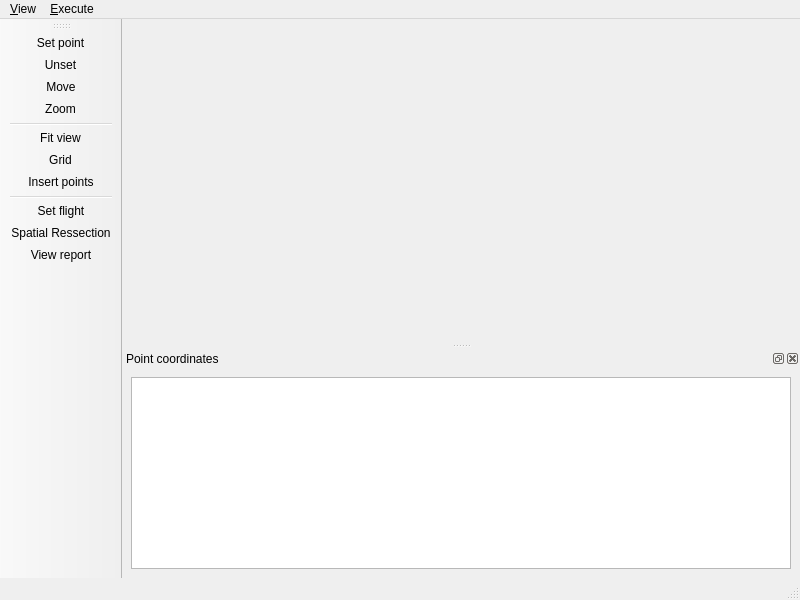
<?xml version="1.0" encoding="UTF-8"?>
<ui version="4.0">
 <class>SRMainWindow</class>
 <widget class="QMainWindow" name="SRMainWindow">
  <property name="geometry">
   <rect>
    <x>0</x>
    <y>0</y>
    <width>800</width>
    <height>600</height>
   </rect>
  </property>
  <property name="windowTitle">
   <string>Spatial Ressection</string>
  </property>
  <property name="windowIcon">
   <iconset resource="../resource/resource.qrc">
    <normaloff>:/icon/WindowIcon.png</normaloff>:/icon/WindowIcon.png</iconset>
  </property>
  <widget class="QWidget" name="centralwidget"/>
  <widget class="QMenuBar" name="menubar">
   <property name="geometry">
    <rect>
     <x>0</x>
     <y>0</y>
     <width>800</width>
     <height>23</height>
    </rect>
   </property>
   <widget class="QMenu" name="menu_View">
    <property name="title">
     <string>&amp;View</string>
    </property>
    <addaction name="actionSet"/>
    <addaction name="actionMove"/>
    <addaction name="actionZoom"/>
    <addaction name="separator"/>
    <addaction name="actionFit"/>
    <addaction name="actionInsert_Points"/>
   </widget>
   <widget class="QMenu" name="menu_Execute">
    <property name="title">
     <string>&amp;Execute</string>
    </property>
    <addaction name="actionFlight"/>
    <addaction name="actionSpatialRessection"/>
    <addaction name="actionTable"/>
   </widget>
   <addaction name="menu_View"/>
   <addaction name="menu_Execute"/>
  </widget>
  <widget class="QStatusBar" name="statusbar"/>
  <widget class="QDockWidget" name="dockWidget">
   <property name="windowTitle">
    <string>Point coordinates</string>
   </property>
   <attribute name="dockWidgetArea">
    <number>8</number>
   </attribute>
   <widget class="QWidget" name="dockWidgetContents">
    <layout class="QGridLayout" name="gridLayout">
     <item row="0" column="0">
      <widget class="QTableView" name="table1"/>
     </item>
    </layout>
   </widget>
  </widget>
  <widget class="QToolBar" name="toolBar">
   <property name="windowTitle">
    <string>toolBar</string>
   </property>
   <attribute name="toolBarArea">
    <enum>LeftToolBarArea</enum>
   </attribute>
   <attribute name="toolBarBreak">
    <bool>false</bool>
   </attribute>
   <addaction name="actionSet"/>
   <addaction name="actionUnset"/>
   <addaction name="actionMove"/>
   <addaction name="actionZoom"/>
   <addaction name="separator"/>
   <addaction name="actionFit"/>
   <addaction name="actionGrid"/>
   <addaction name="actionInsert_Points"/>
   <addaction name="separator"/>
   <addaction name="actionFlight"/>
   <addaction name="actionSpatialRessection"/>
   <addaction name="actionTable"/>
  </widget>
  <action name="actionZoom">
   <property name="icon">
    <iconset resource="../resource/resource.qrc">
     <normaloff>:/icon/find.png</normaloff>:/icon/find.png</iconset>
   </property>
   <property name="text">
    <string>&amp;Zoom</string>
   </property>
   <property name="toolTip">
    <string>&lt;!DOCTYPE HTML PUBLIC &quot;-//W3C//DTD HTML 4.0//EN&quot; &quot;http://www.w3.org/TR/REC-html40/strict.dtd&quot;&gt;
&lt;html&gt;&lt;head&gt;&lt;meta name=&quot;qrichtext&quot; content=&quot;1&quot; /&gt;&lt;style type=&quot;text/css&quot;&gt;
p, li { white-space: pre-wrap; }
&lt;/style&gt;&lt;/head&gt;&lt;body style=&quot; font-family:'Sans'; font-size:10pt; font-weight:400; font-style:normal;&quot;&gt;
&lt;p style=&quot; margin-top:0px; margin-bottom:0px; margin-left:0px; margin-right:0px; -qt-block-indent:0; text-indent:0px;&quot;&gt;&lt;span style=&quot; color:#000000;&quot;&gt;Zoom&lt;/span&gt;&lt;/p&gt;&lt;/body&gt;&lt;/html&gt;</string>
   </property>
   <property name="shortcut">
    <string>Ctrl+Z</string>
   </property>
  </action>
  <action name="actionMove">
   <property name="icon">
    <iconset resource="../resource/resource.qrc">
     <normaloff>:/icon/move.png</normaloff>:/icon/move.png</iconset>
   </property>
   <property name="text">
    <string>&amp;Move</string>
   </property>
   <property name="toolTip">
    <string>&lt;!DOCTYPE HTML PUBLIC &quot;-//W3C//DTD HTML 4.0//EN&quot; &quot;http://www.w3.org/TR/REC-html40/strict.dtd&quot;&gt;
&lt;html&gt;&lt;head&gt;&lt;meta name=&quot;qrichtext&quot; content=&quot;1&quot; /&gt;&lt;style type=&quot;text/css&quot;&gt;
p, li { white-space: pre-wrap; }
&lt;/style&gt;&lt;/head&gt;&lt;body style=&quot; font-family:'Sans'; font-size:10pt; font-weight:400; font-style:normal;&quot;&gt;
&lt;p style=&quot; margin-top:0px; margin-bottom:0px; margin-left:0px; margin-right:0px; -qt-block-indent:0; text-indent:0px;&quot;&gt;&lt;span style=&quot; color:#000000;&quot;&gt;Move&lt;/span&gt;&lt;/p&gt;&lt;/body&gt;&lt;/html&gt;</string>
   </property>
   <property name="shortcut">
    <string>Ctrl+M</string>
   </property>
  </action>
  <action name="actionFit">
   <property name="icon">
    <iconset resource="../resource/resource.qrc">
     <normaloff>:/icon/fit.png</normaloff>:/icon/fit.png</iconset>
   </property>
   <property name="text">
    <string>Fit &amp;view</string>
   </property>
   <property name="toolTip">
    <string>&lt;!DOCTYPE HTML PUBLIC &quot;-//W3C//DTD HTML 4.0//EN&quot; &quot;http://www.w3.org/TR/REC-html40/strict.dtd&quot;&gt;
&lt;html&gt;&lt;head&gt;&lt;meta name=&quot;qrichtext&quot; content=&quot;1&quot; /&gt;&lt;style type=&quot;text/css&quot;&gt;
p, li { white-space: pre-wrap; }
&lt;/style&gt;&lt;/head&gt;&lt;body style=&quot; font-family:'Sans'; font-size:10pt; font-weight:400; font-style:normal;&quot;&gt;
&lt;p style=&quot; margin-top:0px; margin-bottom:0px; margin-left:0px; margin-right:0px; -qt-block-indent:0; text-indent:0px;&quot;&gt;&lt;span style=&quot; color:#000000;&quot;&gt;Fit view&lt;/span&gt;&lt;/p&gt;&lt;/body&gt;&lt;/html&gt;</string>
   </property>
   <property name="shortcut">
    <string>Ctrl+V</string>
   </property>
  </action>
  <action name="actionSet">
   <property name="icon">
    <iconset resource="../resource/resource.qrc">
     <normaloff>:/icon/mark.png</normaloff>:/icon/mark.png</iconset>
   </property>
   <property name="text">
    <string>&amp;Set point</string>
   </property>
   <property name="toolTip">
    <string>&lt;!DOCTYPE HTML PUBLIC &quot;-//W3C//DTD HTML 4.0//EN&quot; &quot;http://www.w3.org/TR/REC-html40/strict.dtd&quot;&gt;
&lt;html&gt;&lt;head&gt;&lt;meta name=&quot;qrichtext&quot; content=&quot;1&quot; /&gt;&lt;style type=&quot;text/css&quot;&gt;
p, li { white-space: pre-wrap; }
&lt;/style&gt;&lt;/head&gt;&lt;body style=&quot; font-family:'Sans'; font-size:10pt; font-weight:400; font-style:normal;&quot;&gt;
&lt;p style=&quot; margin-top:0px; margin-bottom:0px; margin-left:0px; margin-right:0px; -qt-block-indent:0; text-indent:0px;&quot;&gt;&lt;span style=&quot; color:#000000;&quot;&gt;Set point&lt;/span&gt;&lt;/p&gt;&lt;/body&gt;&lt;/html&gt;</string>
   </property>
   <property name="shortcut">
    <string>Ctrl+S</string>
   </property>
  </action>
  <action name="actionUnset">
   <property name="icon">
    <iconset resource="../resource/resource.qrc">
     <normaloff>:/icon/unmark.png</normaloff>:/icon/unmark.png</iconset>
   </property>
   <property name="text">
    <string>Unset</string>
   </property>
   <property name="toolTip">
    <string>Unset Point</string>
   </property>
   <property name="visible">
    <bool>false</bool>
   </property>
  </action>
  <action name="actionGrid">
   <property name="icon">
    <iconset resource="../resource/resource.qrc">
     <normaloff>:/icon/grid.png</normaloff>:/icon/grid.png</iconset>
   </property>
   <property name="text">
    <string>Grid</string>
   </property>
   <property name="toolTip">
    <string>Activate Grid</string>
   </property>
   <property name="visible">
    <bool>false</bool>
   </property>
  </action>
  <action name="actionSpatialRessection">
   <property name="icon">
    <iconset resource="../resource/resource.qrc">
     <normaloff>:/icon/exterior.png</normaloff>:/icon/exterior.png</iconset>
   </property>
   <property name="text">
    <string>Exterior &amp;orientation</string>
   </property>
   <property name="iconText">
    <string>Spatial Ressection</string>
   </property>
   <property name="toolTip">
    <string>&lt;!DOCTYPE HTML PUBLIC &quot;-//W3C//DTD HTML 4.0//EN&quot; &quot;http://www.w3.org/TR/REC-html40/strict.dtd&quot;&gt;
&lt;html&gt;&lt;head&gt;&lt;meta name=&quot;qrichtext&quot; content=&quot;1&quot; /&gt;&lt;style type=&quot;text/css&quot;&gt;
p, li { white-space: pre-wrap; }
&lt;/style&gt;&lt;/head&gt;&lt;body style=&quot; font-family:'Sans'; font-size:10pt; font-weight:400; font-style:normal;&quot;&gt;
&lt;p style=&quot; margin-top:0px; margin-bottom:0px; margin-left:0px; margin-right:0px; -qt-block-indent:0; text-indent:0px;&quot;&gt;&lt;span style=&quot; color:#000000;&quot;&gt;Exterior orientation&lt;/span&gt;&lt;/p&gt;&lt;/body&gt;&lt;/html&gt;</string>
   </property>
   <property name="shortcut">
    <string>Ctrl+O</string>
   </property>
  </action>
  <action name="actionFlight">
   <property name="icon">
    <iconset resource="../resource/resource.qrc">
     <normaloff>:/icon/fd.png</normaloff>:/icon/fd.png</iconset>
   </property>
   <property name="text">
    <string>Set &amp;flight</string>
   </property>
   <property name="toolTip">
    <string>&lt;!DOCTYPE HTML PUBLIC &quot;-//W3C//DTD HTML 4.0//EN&quot; &quot;http://www.w3.org/TR/REC-html40/strict.dtd&quot;&gt;
&lt;html&gt;&lt;head&gt;&lt;meta name=&quot;qrichtext&quot; content=&quot;1&quot; /&gt;&lt;style type=&quot;text/css&quot;&gt;
p, li { white-space: pre-wrap; }
&lt;/style&gt;&lt;/head&gt;&lt;body style=&quot; font-family:'Sans'; font-size:10pt; font-weight:400; font-style:normal;&quot;&gt;
&lt;p style=&quot; margin-top:0px; margin-bottom:0px; margin-left:0px; margin-right:0px; -qt-block-indent:0; text-indent:0px;&quot;&gt;&lt;span style=&quot; color:#000000;&quot;&gt;Set flight&lt;/span&gt;&lt;/p&gt;&lt;/body&gt;&lt;/html&gt;</string>
   </property>
   <property name="shortcut">
    <string>Ctrl+F</string>
   </property>
  </action>
  <action name="actionTable">
   <property name="icon">
    <iconset resource="../resource/resource.qrc">
     <normaloff>:/icon/table.png</normaloff>:/icon/table.png</iconset>
   </property>
   <property name="text">
    <string>View &amp;report</string>
   </property>
   <property name="toolTip">
    <string>&lt;!DOCTYPE HTML PUBLIC &quot;-//W3C//DTD HTML 4.0//EN&quot; &quot;http://www.w3.org/TR/REC-html40/strict.dtd&quot;&gt;
&lt;html&gt;&lt;head&gt;&lt;meta name=&quot;qrichtext&quot; content=&quot;1&quot; /&gt;&lt;style type=&quot;text/css&quot;&gt;
p, li { white-space: pre-wrap; }
&lt;/style&gt;&lt;/head&gt;&lt;body style=&quot; font-family:'Sans'; font-size:10pt; font-weight:400; font-style:normal;&quot;&gt;
&lt;p style=&quot; margin-top:0px; margin-bottom:0px; margin-left:0px; margin-right:0px; -qt-block-indent:0; text-indent:0px;&quot;&gt;&lt;span style=&quot; color:#000000;&quot;&gt;View report&lt;/span&gt;&lt;/p&gt;&lt;/body&gt;&lt;/html&gt;</string>
   </property>
   <property name="shortcut">
    <string>Ctrl+R</string>
   </property>
  </action>
  <action name="actionInsert_Points">
   <property name="icon">
    <iconset resource="../resource/resource.qrc">
     <normaloff>:/icon/export.png</normaloff>:/icon/export.png</iconset>
   </property>
   <property name="text">
    <string>&amp;Insert points</string>
   </property>
   <property name="toolTip">
    <string>&lt;!DOCTYPE HTML PUBLIC &quot;-//W3C//DTD HTML 4.0//EN&quot; &quot;http://www.w3.org/TR/REC-html40/strict.dtd&quot;&gt;
&lt;html&gt;&lt;head&gt;&lt;meta name=&quot;qrichtext&quot; content=&quot;1&quot; /&gt;&lt;style type=&quot;text/css&quot;&gt;
p, li { white-space: pre-wrap; }
&lt;/style&gt;&lt;/head&gt;&lt;body style=&quot; font-family:'Sans'; font-size:10pt; font-weight:400; font-style:normal;&quot;&gt;
&lt;p style=&quot; margin-top:0px; margin-bottom:0px; margin-left:0px; margin-right:0px; -qt-block-indent:0; text-indent:0px;&quot;&gt;&lt;span style=&quot; color:#000000;&quot;&gt;Insert points&lt;/span&gt;&lt;/p&gt;&lt;/body&gt;&lt;/html&gt;</string>
   </property>
   <property name="shortcut">
    <string>Ctrl+I</string>
   </property>
  </action>
 </widget>
 <resources>
  <include location="../resource/resource.qrc"/>
 </resources>
 <connections/>
</ui>
